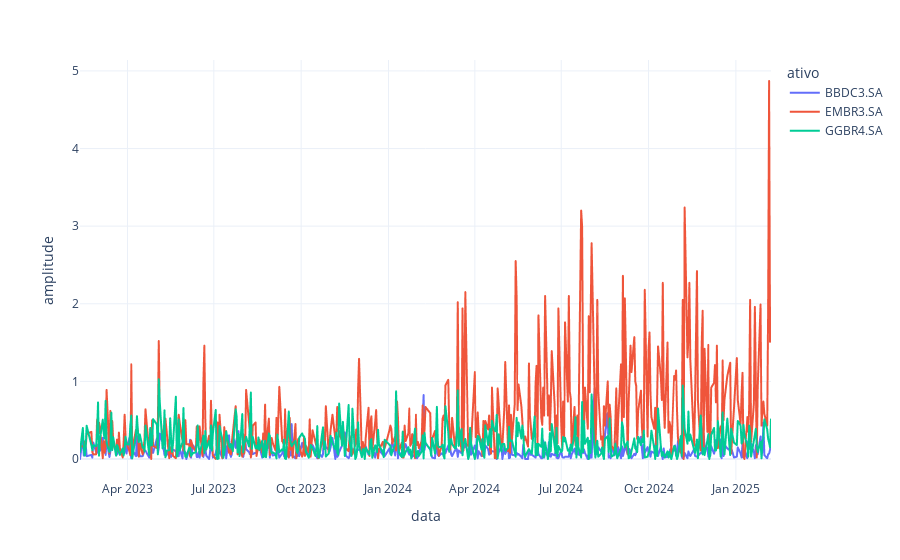

The notebook cell this image was saved under:
### Code cell
fig = px.line(amplitude_variacao, x="data", y="amplitude", color='ativo', template='plotly_white')
fig.show()

### Figure 1 — Plotly figure (JSON) as saved in the notebook; plotly's stock layout.template omitted (floating-point values rounded to 4 significant figures; data arrays with more than 128 entries replaced by an {"elided": "..."} marker saying what was removed)
{"data": [{"hovertemplate": "ativo=BBDC3.SA<br>data=%{x}<br>amplitude=%{y}<extra></extra>", "legendgroup": "BBDC3.SA", "line": {"color": "#636efa", "dash": "solid"}, "marker": {"symbol": "circle"}, "mode": "lines", "name": "BBDC3.SA", "showlegend": true, "type": "scattergl", "x": {"elided": "497 str values"}, "xaxis": "x", "y": {"elided": "497 float values"}, "yaxis": "y"}, {"hovertemplate": "ativo=EMBR3.SA<br>data=%{x}<br>amplitude=%{y}<extra></extra>", "legendgroup": "EMBR3.SA", "line": {"color": "#EF553B", "dash": "solid"}, "marker": {"symbol": "circle"}, "mode": "lines", "name": "EMBR3.SA", "showlegend": true, "type": "scattergl", "x": {"elided": "497 str values"}, "xaxis": "x", "y": {"elided": "497 float values"}, "yaxis": "y"}, {"hovertemplate": "ativo=GGBR4.SA<br>data=%{x}<br>amplitude=%{y}<extra></extra>", "legendgroup": "GGBR4.SA", "line": {"color": "#00cc96", "dash": "solid"}, "marker": {"symbol": "circle"}, "mode": "lines", "name": "GGBR4.SA", "showlegend": true, "type": "scattergl", "x": {"elided": "497 str values"}, "xaxis": "x", "y": {"elided": "497 float values"}, "yaxis": "y"}], "layout": {"legend": {"title": {"text": "ativo"}, "tracegroupgap": 0}, "margin": {"t": 60}, "xaxis": {"anchor": "y", "domain": [0, 1], "title": {"text": "data"}}, "yaxis": {"anchor": "x", "domain": [0, 1], "title": {"text": "amplitude"}}}}
